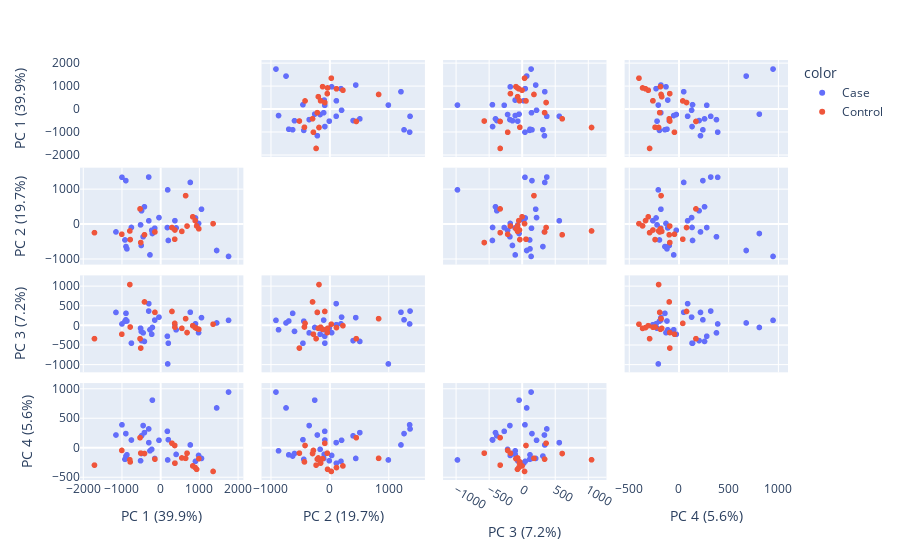

Notebook code cell kept with this figure:
### Code cell
fig = px.scatter_matrix(
components,
labels = labels,
dimensions = range(4),
color = fullpreg["Group"])
fig.update_traces(diagonal_visible=False)
fig.show()

### Figure 1 — Plotly figure (JSON) as saved in the notebook; plotly's stock layout.template omitted (floating-point values rounded to 4 significant figures)
{"data": [{"diagonal": {"visible": false}, "dimensions": [{"axis": {"matches": true}, "label": "PC 1 (39.9%)", "values": [-515.9, -226.9, -209.6, -490.6, -920.0, 986.3, 186.3, -997.2, 905.5, 1454.0, 1062.0, 405.1, -272.1, -752.6, 771.2, -499.1, 373.6, -302.1, -896.6, 1762.0, -148.7, -416.2, -892.7, 178.2, 202.4, -305.5, -38.73, -1153.0, -869.3, -449.7]}, {"axis": {"matches": true}, "label": "PC 2 (19.7%)", "values": [-6.407, -162.2, -254.5, 398.9, -440.4, 33.97, 999.4, 1361.0, 192.3, -742.9, 443.9, -93.49, -870.4, -81.39, 1214.0, -598.3, 114.2, 111.2, 1266.0, -914.1, -102.4, 513.1, -629.7, -83.69, -454.9, 1368.0, 202.4, -209.6, -696.4, -349.2]}, {"axis": {"matches": true}, "label": "PC 3 (7.2%)", "values": [-63.59, -217.2, -43.49, -380.3, 117.6, -177.0, -977.4, 46.25, 49.72, 72.12, 208.5, -103.3, -101.8, -445.4, 346.3, -143.8, 27.67, 566.4, 152.4, 139.1, 145.0, -400.9, 318.3, -268.4, -447.3, 376.9, 221.6, 341.2, 122.2, -182.0]}, {"axis": {"matches": true}, "label": "PC 4 (5.6%)", "values": [-218.7, -24.89, 812.7, 205.2, -194.4, -128.3, -205.7, 392.9, -228.6, 680.2, -179.7, -110.7, -50.42, 134.1, 50.4, -95.75, -260.6, 89.51, 243.5, 950.8, -180.6, 260.0, -139.3, 282.5, 139.2, 322.5, 129.7, 219.4, -118.6, 380.3]}], "hovertemplate": "color=Case<br>%{xaxis.title.text}=%{x}<br>%{yaxis.title.text}=%{y}<extra></extra>", "legendgroup": "Case", "marker": {"color": "#636efa", "symbol": "circle"}, "name": "Case", "showlegend": true, "type": "splom"}, {"diagonal": {"visible": false}, "dimensions": [{"axis": {"matches": true}, "label": "PC 1 (39.9%)", "values": [687.6, -1001.0, 553.3, 297.7, 936.7, 373.4, 835.7, 992.2, 1363.0, 897.8, -1710.0, -510.6, -529.7, 651.1, -784.6, -144.5, 368.4, -793.2, -413.6]}, {"axis": {"matches": true}, "label": "PC 2 (19.7%)", "values": [-40.44, -276.6, -193.4, -82.83, -35.9, -154.3, 225.2, -120.2, 27.99, 115.9, -231.0, -515.3, 452.5, 833.5, -429.5, -210.6, -419.4, -181.5, -291.5]}, {"axis": {"matches": true}, "label": "PC 3 (7.2%)", "values": [-173.9, -216.0, -65.68, 366.5, -67.81, -36.85, 1.966, -90.9, 39.71, -46.69, -329.5, -571.2, -330.7, 182.4, -31.52, 343.6, 61.72, 1055.0, 610.2]}, {"axis": {"matches": true}, "label": "PC 4 (5.6%)", "values": [-90.52, -43.45, -171.4, 78.61, -364.8, -260.1, -307.4, -184.6, -401.0, -334.8, -293.7, -89.85, 173.5, -178.2, -238.7, -192.0, 40.65, -202.7, -95.97]}], "hovertemplate": "color=Control<br>%{xaxis.title.text}=%{x}<br>%{yaxis.title.text}=%{y}<extra></extra>", "legendgroup": "Control", "marker": {"color": "#EF553B", "symbol": "circle"}, "name": "Control", "showlegend": true, "type": "splom"}], "layout": {"dragmode": "select", "legend": {"title": {"text": "color"}, "tracegroupgap": 0}, "margin": {"t": 60}}}
